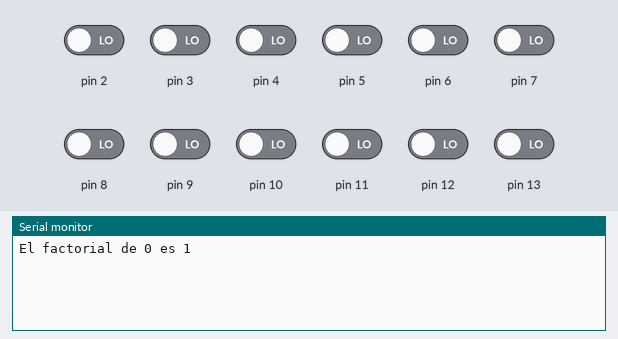
This sketch was run on a simulated Arduino Uno, built with avr-gcc and run on an emulated ATmega328P. Shown: the last lines printed to the serial monitor. The test bench sets the inputs (shaded band); at power-on: pin 2–13 LOW.

Above: at 1.2 s.
1.3 s: pin 2 driven HIGH
At 2.5 s:
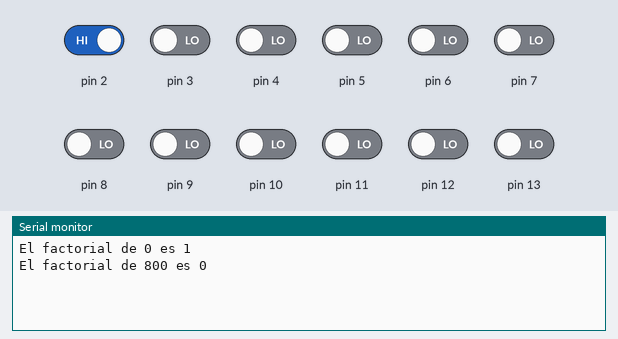
2.8 s: pin 3 driven HIGH
At 4.0 s:
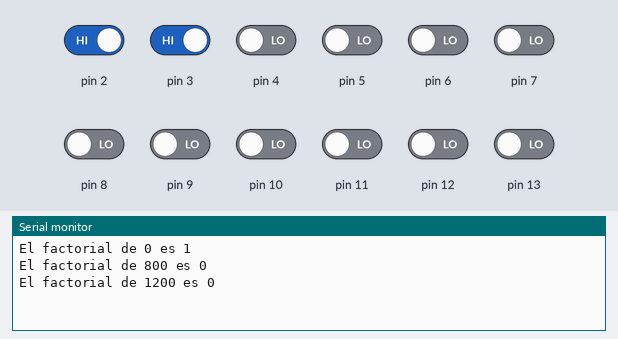
4.3 s: pin 4 driven HIGH
At 5.5 s:
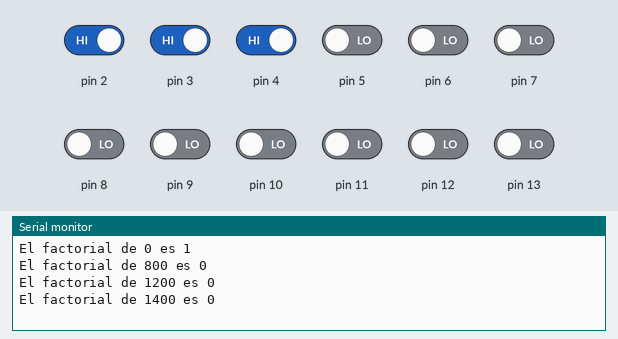
5.8 s: pin 5 driven HIGH
At 7.0 s:
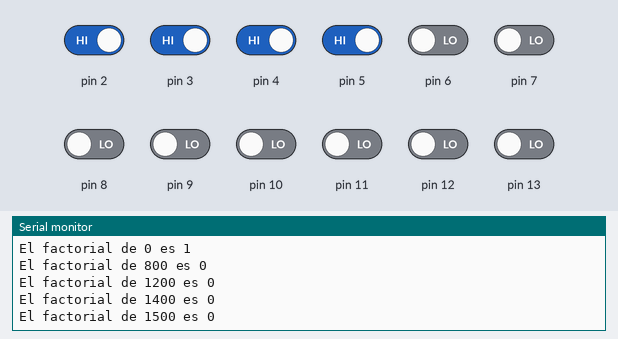
7.3 s: pin 6 driven HIGH
At 8.5 s:
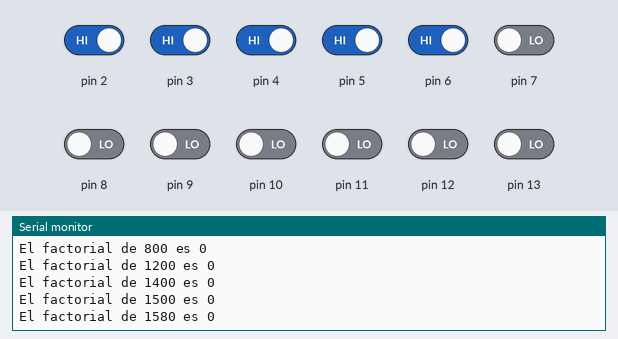
8.8 s: pin 7 driven HIGH
At 10.0 s:
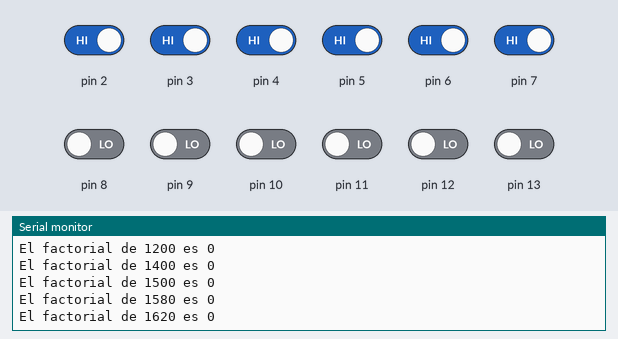
Timing chart, 0 to 11.3 s (numbered marks = the images above; inputs shaded):
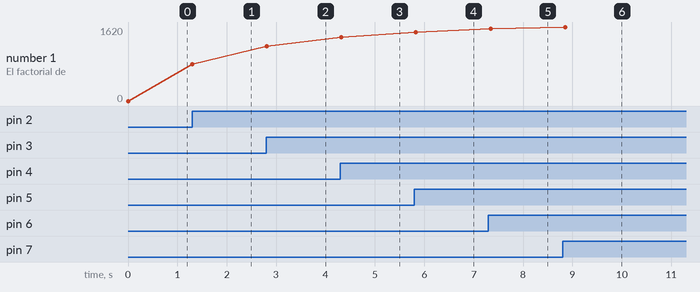

The sketch:

ARD_TVIRTUAL_FACTORIAL__________________________E09C.ino
```cpp
int num,anterior=-1,i;
unsigned long fact; //El tipo de datos long va desde: 0 a 4,294'967,295 (solo llega a 12!)
bool a0,a1,a2,a3,b0,b1,b2,b3,c0,c1,c2,c3;
void setup(){
   Serial.begin(9600);
   for(i=2;i<=13;i++)
      pinMode(i,INPUT);
}
void loop(){
   a0=digitalRead(5);a1=digitalRead(4);a2=digitalRead(3);a3=digitalRead(2);
   b0=digitalRead(9);b1=digitalRead(8);b2=digitalRead(7);b3=digitalRead(6);
   c0=digitalRead(13);c1=digitalRead(12);c2=digitalRead(11);c3=digitalRead(10);
   num=(a3*8+a2*4+a1*2+a0)*100+(b3*8+b2*4+b1*2+b0)*10+(c3*8+c2*4+c1*2+c0);
   if(anterior!=num){
      fact=1;
      for(i=1;i<=num;i++){ fact=fact*i; }
      Serial.print("El factorial de ");
      Serial.print(num);
      Serial.print(" es ");
      Serial.print(fact);
      anterior=num;
      Serial.println();
   } delay(100); //Posibles rebotes
}
```

Measured:
- after the input at 1.3 s, the serial monitor: prints a new line at once (image 1)
- after the input at 2.8 s, the serial monitor: prints a new line at once (image 2)
- after the input at 4.3 s, the serial monitor: prints a new line at once (image 3)
- after the input at 5.8 s, the serial monitor: prints a new line at once (image 4)
- after the input at 7.3 s, the serial monitor: prints a new line at once (image 5)
- after the input at 8.8 s, the serial monitor: prints a new line after 0.05 s (image 6)
- plotted number 1: 0 → 800 after the input at 1.3 s, 800 → 1200 after the input at 2.8 s, 1200 → 1400 after the input at 4.3 s, 1400 → 1500 after the input at 5.8 s, 1500 → 1580 after the input at 7.3 s
